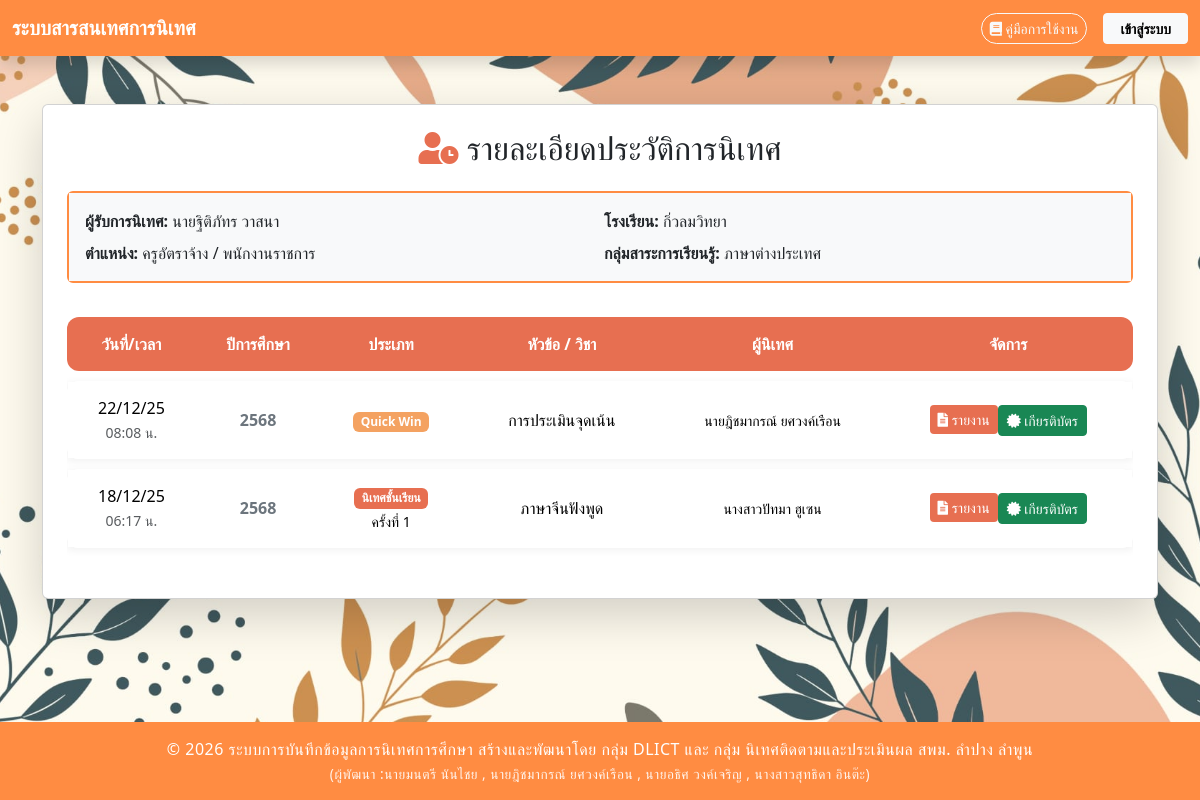
Screenshot of /session_details.php?teacher_pid=0000000000002 with the database file from the repository.
### tables this page shows
CREATE TABLE `school` (
  `school_id` varchar(10) NOT NULL COMMENT 'รหัสโรงเรียน',
  `school_name` varchar(255) DEFAULT NULL COMMENT 'ชื่อโรงเรียน'
);

CREATE TABLE `position` (
  `position_id` int(11) NOT NULL,
  `position_name` varchar(255) DEFAULT NULL
);

CREATE TABLE `subject_group` (
  `subjectgroup_id` int(11) NOT NULL COMMENT 'รหัสกลุ่มสาระฯ (Primary Key)',
  `subjectgroup_name` varchar(255) DEFAULT NULL COMMENT 'ชื่อเต็มของกลุ่มสาระการเรียนรู้'
);

### session_details.php (the view, shortened to what this page needs)
<?php
require_once __DIR__ . '/config/db_connect.php';
try {
    $conn->exec("SET FOREIGN_KEY_CHECKS=0;");
    $conn->exec("SET FOREIGN_KEY_CHECKS=1;");
} catch (Exception $e) {}
$is_supervisor = isset($_SESSION['is_logged_in']) && $_SESSION['is_logged_in'] === true;
$teacher_pid = $_GET['teacher_pid'] ?? $_POST['teacher_pid'] ?? null;
$academic_year = $_GET['academic_year'] ?? $_POST['academic_year'] ?? '';
$teacher_info = null;
$results      = [];
try {
    $sql_teacher = "
        SELECT
            CONCAT(IFNULL(p.prefix_name,''), t.f_name, ' ', t.l_name) AS teacher_full_name,
            s.school_name AS SchoolName,
            pos.position_name AS teacher_position,
            sg.subjectgroup_name
        FROM teacher t
        LEFT JOIN prefix p ON t.prefix_id = p.prefix_id
        LEFT JOIN school s ON t.school_id = s.school_id
        LEFT JOIN position pos ON t.position_id = pos.position_id
        LEFT JOIN subject_group sg ON t.subjectgroup_id = sg.subjectgroup_id
        WHERE t.t_pid = :pid
    ";
    $stmt = $conn->prepare($sql_teacher);
    $stmt->execute([':pid' => $teacher_pid]);
    $teacher_info = $stmt->fetch(PDO::FETCH_ASSOC);
    $stmt = $conn->prepare($sql_history);
    $stmt->execute([
        ':pid1' => $teacher_pid,
        ':pid2' => $teacher_pid,
        ':year' => $academic_year
    ]);
    $results = $stmt->fetchAll(PDO::FETCH_ASSOC);
} catch (PDOException $e) {
    die('<div class="alert alert-danger mt-5 text-center">
        เกิดข้อผิดพลาด: ' . htmlspecialchars($e->getMessage()) . '
    </div>');
}
?>
<!DOCTYPE html>
<html lang="th">
<head>
    <link href="https://cdn.jsdelivr.net/npm/bootstrap@5.3.3/dist/css/bootstrap.min.css" rel="stylesheet">
    <link rel="stylesheet" href="https://cdnjs.cloudflare.com/ajax/libs/font-awesome/5.15.4/css/all.min.css">
    <link rel="stylesheet" href="css/styles.css">
</head>
<body class="bg-light d-flex flex-column min-vh-100">
    <?php include 'navbar.php'; ?>
    <div class="container mt-3 mt-md-5">
        <div class="card shadow-lg p-4">
            <h2 class="card-title text-center mb-4">
                <i class="fas fa-user-clock" style="color: var(--warm-primary);"></i> รายละเอียดประวัติการนิเทศ
            </h2>
            <div class="card mb-4" style="border: 2px solid var(--warm-secondary);">
                <div class="card-body bg-light p-3">
                    <div class="row g-2">
                        <div class="col-12 col-md-6">
                            <strong>ผู้รับการนิเทศ:</strong> <?php echo htmlspecialchars($teacher_info['teacher_full_name']); ?>
                        </div>
                        <div class="col-12 col-md-6">
                            <strong>โรงเรียน:</strong> <?php echo htmlspecialchars($teacher_info['SchoolName']); ?>
                        </div>
                        <div class="col-12 col-md-6">
                            <strong>ตำแหน่ง:</strong> <?php echo htmlspecialchars($teacher_info['teacher_position']); ?>
                        </div>
                        <div class="col-12 col-md-6">
                            <strong>กลุ่มสาระการเรียนรู้:</strong> <?php echo htmlspecialchars($teacher_info['subjectgroup_name'] ?? '-'); ?>
                        </div>
                    </div>
                </div>
            </div>
            <div class="table-responsive">
                <table class="table table-modern text-center w-100">
                    <thead>
                        <tr>
                            <th>วันที่/เวลา</th>
                            <th>ปีการศึกษา</th>
                            <th>ประเภท</th>
                            <th>หัวข้อ / วิชา</th>
                            <th>ผู้นิเทศ</th>
                            <th>จัดการ</th>
                        </tr>
                    </thead>
                    <tbody>
                        <?php if (empty($results)) : ?>
                            <tr>
                                <td colspan="5" class="text-center text-danger fw-bold p-4">
                                    ไม่พบประวัติการนิเทศ
                                </td>
                            </tr>
                        <?php else : ?>
                            <?php foreach ($results as $row) : ?>
                                <tr>
                                    <td class="text-center" data-label="วันที่/เวลา" style="min-width: 90px;">
                                        <?php echo (new DateTime($row['supervision_date']))->format('d/m/y'); ?><br>
                                        <small class="text-muted"><?php echo (new DateTime($row['supervision_date']))->format('H:i'); ?> น.</small>
                                    </td>
                                    <td class="text-center fw-bold text-secondary" data-label="ปีการศึกษา">
                                        <?php echo htmlspecialchars($row['academic_year'] ?? '-'); ?>
                                    </td>
                                    <td class="text-center" data-label="ประเภท" style="min-width: 100px;">
                                        <?php if ($row['session_type'] === 'normal'): ?>
                                            <span class="badge badge-normal">นิเทศชั้นเรียน</span>
                                            <?php if ($row['time_info']): ?><br><small>ครั้งที่ <?php echo $row['time_info']; ?></small><?php endif; ?>
                                        <?php else: ?>
                                            <span class="badge badge-qw">Quick Win</span>
                                        <?php endif; ?>
                                    </td>
                                    <td class="text-center" data-label="หัวข้อ / วิชา">
                                        <div class="text-wrap mx-auto" style="min-width: 120px;">
                                            <?php echo htmlspecialchars($row['topic'] ?? ''); ?>
                                        </div>
                                    </td>
                                    <td class="text-center" data-label="ผู้นิเทศ">
                                        <small><?php echo htmlspecialchars($row['supervisor_full_name']); ?></small>
                                    </td>
                                    <td class="text-center" data-label="จัดการ" style="min-width: 110px;">
                                        <div class="btn-group" role="group">
                                            <?php
                                            $report_action = ($row['session_type'] === 'normal') ? 'supervision_report.php' : 'quickwin_report.php';
                                            $t_id_val = ($row['session_type'] === 'normal') ? $row['teacher_t_pid'] : $row['qw_t_id'];
                                            ?>
                                            <form method="POST" action="<?= $report_action ?>" style="display:inline;" target="_blank">
                                            <button type="submit" class="btn btn-sm btn-warm w-100">
                                                    <i class="fas fa-file-alt"></i> รายงาน
                                                </button>
                                            </form>
                                            <?php if (!$is_supervisor): ?>
                                                <?php if ($row['status'] == 0): ?>
                                                    <form method="POST" action="forms/satisfaction_form.php" style="display:inline;">
                                                        <input type="hidden" name="mode" value="<?= $row['session_type'] ?>">
                                                        <input type="hidden" name="t_pid" value="<?= $t_id_val ?>">
                                                        <?php if ($row['session_type'] === 'normal'): ?>
                                                            <input type="hidden" name="s_pid" value="<?php echo $row['supervisor_p_id']; ?>">
                                                            <input type="hidden" name="sub_code" value="<?php echo $row['subject_code']; ?>">
                                                            <input type="hidden" name="time" value="<?php echo $row['inspection_time']; ?>">
                                                            <input type="hidden" name="academic_year" value="<?php echo $row['academic_year']; ?>">
                                                        <?php else: ?>
                                                            <input type="hidden" name="p_id" value="<?php echo $row['qw_p_id']; ?>">
                                                            <input type="hidden" name="date" value="<?php echo $row['qw_date']; ?>">
                                                            <input type="hidden" name="academic_year" value="<?php echo $row['academic_year']; ?>">
                                                        <?php endif; ?>
                                                        <button type="submit" class="btn btn-sm btn-warning w-100">
                                                            <i class="fas fa-star"></i> ประเมิน
                                                        </button>
                                                    </form>
                                                <?php else: ?>
                                                    <?php $cert_action = ($row['session_type'] === 'normal') ? 'certificate.php' : 'certificate_quickwin.php'; ?>
                                                    <form method="POST" action="<?= $cert_action ?>" style="display:inline;" target="_blank">
                                                        <button type="submit" class="btn btn-sm btn-success w-100">
                                                            <i class="fas fa-certificate"></i> เกียรติบัตร
                                                        </button>
                                                    </form>
                                                <?php endif; ?>
                                            <?php endif; ?>
                                        </div>
                                    </td>
                                </tr>
                            <?php endforeach; ?>
                        <?php endif; ?>
                    </tbody>
                </table>
            </div>
        </div>
    </div>
    <?php include 'footer.php'; ?>
</body>
</html>

### css/styles.css (style rules this page uses)
body { background-image: url('../images/bg001.jpg'); background-size: cover; background-repeat: no-repeat; background-position: center center; background-attachment: fixed; background-color: #f8f9fa; }

### session_details.php (style rules this page uses)
:root { --warm-primary: #e76f51; --warm-secondary: #ff8c42; --warm-light: #ffe8d6; --warm-hover: #d65d40; }
.badge-normal { background-color: var(--warm-primary); color: white; }
.badge-qw { background-color: #f4a261; color: white; }
.table-modern { border-collapse: separate; border-spacing: 0 10px; }
.table-modern thead th { border: none; background-color: var(--warm-primary); color: #ffffff; font-weight: bold; padding: 15px; }
.table-modern tbody tr { background-color: #ffffff; box-shadow: 0 2px 8px rgba(0,0,0,0.06); transition: all 0.3s ease; }
.table-modern tbody td { border: none; padding: 15px; vertical-align: middle; }
.table-modern tbody td:first-child, .table-modern thead th:first-child { border-top-left-radius: 12px; border-bottom-left-radius: 12px; }
.table-modern tbody td:last-child, .table-modern thead th:last-child { border-top-right-radius: 12px; border-bottom-right-radius: 12px; }
.btn-warm { background-color: var(--warm-primary); color: white; border: none; transition: all 0.3s ease; }

### navbar.php (style rules this page uses)
:root { --primary-color: #ff8c42; }

### rows the page displays
school: school_name "กิ่วลมวิทยา", position.position_name "ครูอัตราจ้าง / พนักงานราชการ", subject_group.subjectgroup_name "ภาษาต่างประเทศ"

### other values shown
$teacher_info['teacher_full_name'] "นายฐิติภัทร วาสนา"
$row['academic_year'] "2568"
$row['topic'] "การประเมินจุดเน้น"
$row['supervisor_full_name'] "นายฎิชมากรณ์ ยศวงค์เรือน"
$row['time_info'] "1"
$row['topic'] "ภาษาจีนฟังพูด"
$row['supervisor_full_name'] "นางสาวปัทมา ฮูเซน"
